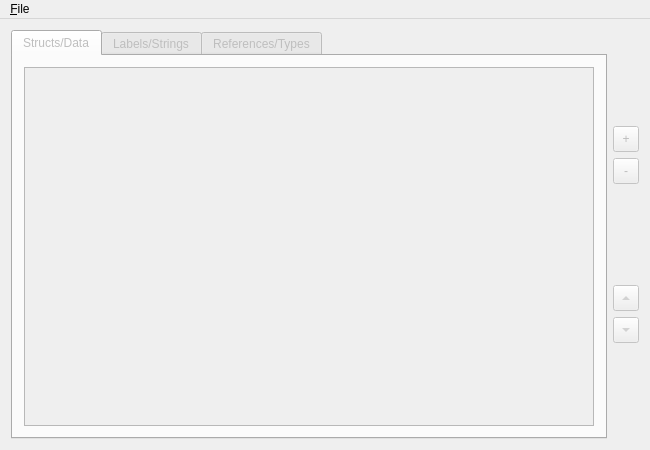
<?xml version="1.0" encoding="UTF-8"?>
<ui version="4.0">
 <class>MainWindow</class>
 <widget class="QMainWindow" name="MainWindow">
  <property name="geometry">
   <rect>
    <x>0</x>
    <y>0</y>
    <width>650</width>
    <height>450</height>
   </rect>
  </property>
  <property name="windowTitle">
   <string>DAT Editor</string>
  </property>
  <widget class="QWidget" name="centralWidget">
   <property name="enabled">
    <bool>false</bool>
   </property>
   <layout class="QHBoxLayout" name="horizontalLayout">
    <item>
     <widget class="QTabWidget" name="tabWidget">
      <property name="currentIndex">
       <number>0</number>
      </property>
      <widget class="QWidget" name="tabData">
       <attribute name="title">
        <string>Structs/Data</string>
       </attribute>
       <layout class="QVBoxLayout" name="verticalLayout_8">
        <item>
         <widget class="QTableView" name="tableData">
          <property name="font">
           <font>
            <family>Noto Mono</family>
           </font>
          </property>
          <property name="inputMethodHints">
           <set>Qt::ImhLatinOnly|Qt::ImhNoPredictiveText|Qt::ImhPreferNumbers|Qt::ImhPreferUppercase</set>
          </property>
          <property name="sizeAdjustPolicy">
           <enum>QAbstractScrollArea::AdjustToContents</enum>
          </property>
          <property name="alternatingRowColors">
           <bool>true</bool>
          </property>
          <property name="selectionMode">
           <enum>QAbstractItemView::SingleSelection</enum>
          </property>
          <property name="selectionBehavior">
           <enum>QAbstractItemView::SelectRows</enum>
          </property>
          <property name="wordWrap">
           <bool>false</bool>
          </property>
          <attribute name="horizontalHeaderDefaultSectionSize">
           <number>150</number>
          </attribute>
          <attribute name="horizontalHeaderStretchLastSection">
           <bool>true</bool>
          </attribute>
          <attribute name="verticalHeaderVisible">
           <bool>false</bool>
          </attribute>
         </widget>
        </item>
       </layout>
      </widget>
      <widget class="QWidget" name="tabStringsAscii">
       <attribute name="title">
        <string>Labels/Strings</string>
       </attribute>
       <layout class="QVBoxLayout" name="verticalLayout_4">
        <item>
         <widget class="QTableView" name="tableStringsAscii">
          <property name="midLineWidth">
           <number>1</number>
          </property>
          <property name="sizeAdjustPolicy">
           <enum>QAbstractScrollArea::AdjustToContents</enum>
          </property>
          <property name="editTriggers">
           <set>QAbstractItemView::DoubleClicked|QAbstractItemView::EditKeyPressed|QAbstractItemView::SelectedClicked</set>
          </property>
          <property name="alternatingRowColors">
           <bool>true</bool>
          </property>
          <property name="selectionMode">
           <enum>QAbstractItemView::SingleSelection</enum>
          </property>
          <property name="selectionBehavior">
           <enum>QAbstractItemView::SelectRows</enum>
          </property>
          <property name="wordWrap">
           <bool>false</bool>
          </property>
          <attribute name="horizontalHeaderVisible">
           <bool>false</bool>
          </attribute>
          <attribute name="horizontalHeaderHighlightSections">
           <bool>false</bool>
          </attribute>
          <attribute name="horizontalHeaderMinimumSectionSize">
           <number>42</number>
          </attribute>
          <attribute name="horizontalHeaderStretchLastSection">
           <bool>true</bool>
          </attribute>
          <attribute name="verticalHeaderVisible">
           <bool>false</bool>
          </attribute>
         </widget>
        </item>
       </layout>
      </widget>
      <widget class="QWidget" name="tabStringsUtf16">
       <attribute name="title">
        <string>References/Types</string>
       </attribute>
       <layout class="QVBoxLayout" name="verticalLayout_3">
        <item>
         <widget class="QTableView" name="tableStringsUtf16">
          <property name="sizeAdjustPolicy">
           <enum>QAbstractScrollArea::AdjustToContents</enum>
          </property>
          <property name="alternatingRowColors">
           <bool>true</bool>
          </property>
          <property name="selectionMode">
           <enum>QAbstractItemView::SingleSelection</enum>
          </property>
          <property name="selectionBehavior">
           <enum>QAbstractItemView::SelectRows</enum>
          </property>
          <property name="wordWrap">
           <bool>false</bool>
          </property>
          <attribute name="horizontalHeaderVisible">
           <bool>false</bool>
          </attribute>
          <attribute name="horizontalHeaderHighlightSections">
           <bool>false</bool>
          </attribute>
          <attribute name="horizontalHeaderMinimumSectionSize">
           <number>42</number>
          </attribute>
          <attribute name="horizontalHeaderStretchLastSection">
           <bool>true</bool>
          </attribute>
          <attribute name="verticalHeaderVisible">
           <bool>false</bool>
          </attribute>
          <attribute name="verticalHeaderHighlightSections">
           <bool>false</bool>
          </attribute>
         </widget>
        </item>
       </layout>
      </widget>
     </widget>
    </item>
    <item>
     <layout class="QVBoxLayout" name="verticalLayout_Buttons">
      <item>
       <spacer name="verticalSpacer_2">
        <property name="orientation">
         <enum>Qt::Vertical</enum>
        </property>
        <property name="sizeHint" stdset="0">
         <size>
          <width>20</width>
          <height>40</height>
         </size>
        </property>
       </spacer>
      </item>
      <item>
       <widget class="QToolButton" name="toolButton_Add">
        <property name="minimumSize">
         <size>
          <width>26</width>
          <height>26</height>
         </size>
        </property>
        <property name="maximumSize">
         <size>
          <width>26</width>
          <height>26</height>
         </size>
        </property>
        <property name="text">
         <string>+</string>
        </property>
       </widget>
      </item>
      <item>
       <widget class="QToolButton" name="toolButton_Del">
        <property name="minimumSize">
         <size>
          <width>26</width>
          <height>26</height>
         </size>
        </property>
        <property name="maximumSize">
         <size>
          <width>26</width>
          <height>26</height>
         </size>
        </property>
        <property name="text">
         <string>-</string>
        </property>
       </widget>
      </item>
      <item>
       <spacer name="verticalSpacer">
        <property name="orientation">
         <enum>Qt::Vertical</enum>
        </property>
        <property name="sizeType">
         <enum>QSizePolicy::Expanding</enum>
        </property>
        <property name="sizeHint" stdset="0">
         <size>
          <width>20</width>
          <height>40</height>
         </size>
        </property>
       </spacer>
      </item>
      <item>
       <widget class="QToolButton" name="toolButton_Up">
        <property name="minimumSize">
         <size>
          <width>26</width>
          <height>26</height>
         </size>
        </property>
        <property name="maximumSize">
         <size>
          <width>26</width>
          <height>26</height>
         </size>
        </property>
        <property name="text">
         <string/>
        </property>
        <property name="arrowType">
         <enum>Qt::UpArrow</enum>
        </property>
       </widget>
      </item>
      <item>
       <widget class="QToolButton" name="toolButton_Down">
        <property name="minimumSize">
         <size>
          <width>26</width>
          <height>26</height>
         </size>
        </property>
        <property name="maximumSize">
         <size>
          <width>26</width>
          <height>26</height>
         </size>
        </property>
        <property name="text">
         <string/>
        </property>
        <property name="arrowType">
         <enum>Qt::DownArrow</enum>
        </property>
       </widget>
      </item>
      <item>
       <spacer name="verticalSpacer_3">
        <property name="orientation">
         <enum>Qt::Vertical</enum>
        </property>
        <property name="sizeHint" stdset="0">
         <size>
          <width>20</width>
          <height>40</height>
         </size>
        </property>
       </spacer>
      </item>
     </layout>
    </item>
   </layout>
  </widget>
  <widget class="QMenuBar" name="menuBar">
   <property name="geometry">
    <rect>
     <x>0</x>
     <y>0</y>
     <width>650</width>
     <height>20</height>
    </rect>
   </property>
   <widget class="QMenu" name="menuFile">
    <property name="title">
     <string>&amp;File</string>
    </property>
    <addaction name="actionOpen"/>
    <addaction name="actionSave"/>
    <addaction name="actionSaveAs"/>
    <addaction name="actionExit"/>
   </widget>
   <addaction name="menuFile"/>
  </widget>
  <action name="actionOpen">
   <property name="text">
    <string>&amp;Open...</string>
   </property>
   <property name="shortcut">
    <string>Ctrl+O</string>
   </property>
  </action>
  <action name="actionSave">
   <property name="text">
    <string>&amp;Save...</string>
   </property>
   <property name="shortcut">
    <string>Ctrl+S</string>
   </property>
  </action>
  <action name="actionSaveAs">
   <property name="text">
    <string>Save &amp;As...</string>
   </property>
   <property name="shortcut">
    <string>Ctrl+Shift+S</string>
   </property>
  </action>
  <action name="actionExit">
   <property name="text">
    <string>E&amp;xit</string>
   </property>
   <property name="shortcut">
    <string>Ctrl+Q</string>
   </property>
  </action>
 </widget>
 <layoutdefault spacing="6" margin="11"/>
 <resources/>
 <connections/>
</ui>
